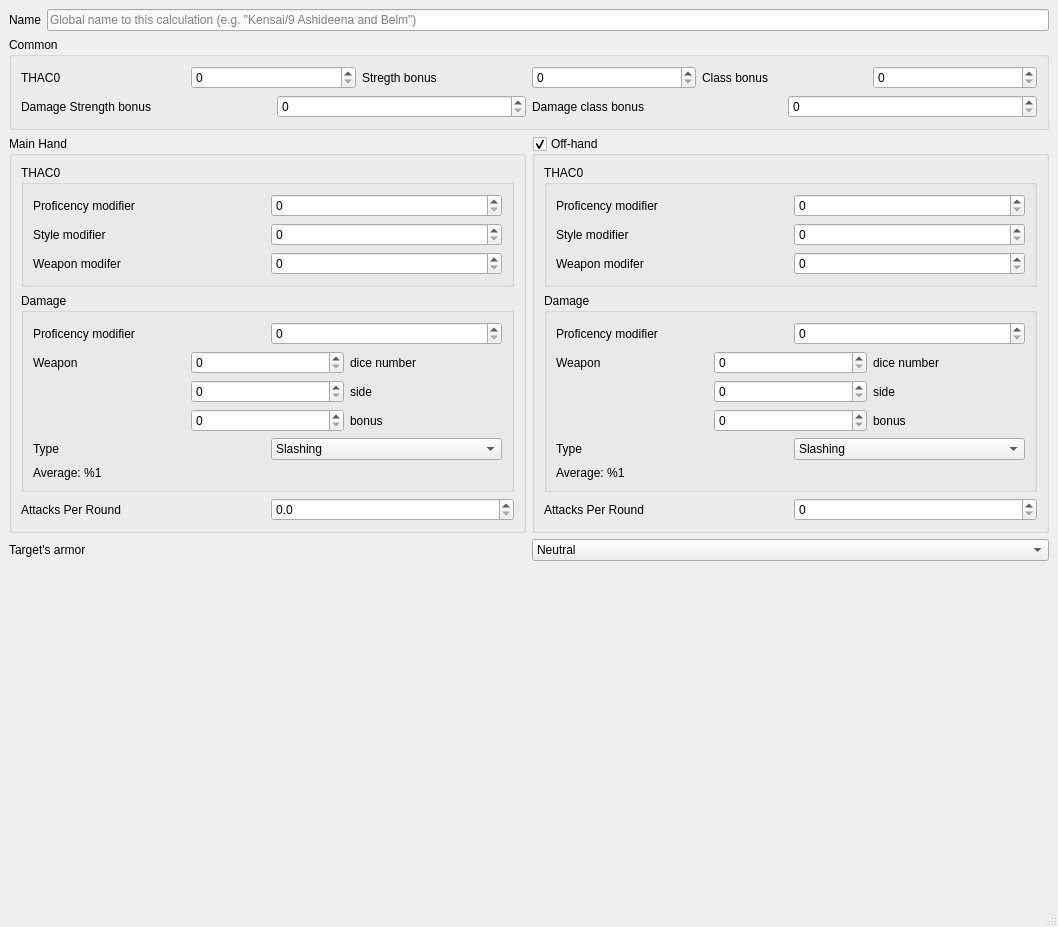
<?xml version="1.0" encoding="UTF-8"?>
<ui version="4.0">
 <class>MainWindow</class>
 <widget class="QMainWindow" name="MainWindow">
  <property name="geometry">
   <rect>
    <x>0</x>
    <y>0</y>
    <width>1058</width>
    <height>927</height>
   </rect>
  </property>
  <property name="windowTitle">
   <string>MainWindow</string>
  </property>
  <widget class="QWidget" name="centralwidget">
   <layout class="QVBoxLayout" name="verticalLayout_6">
    <item>
     <layout class="QHBoxLayout" name="horizontalLayout_2">
      <item>
       <widget class="QLabel" name="nameLabel">
        <property name="text">
         <string>Name</string>
        </property>
       </widget>
      </item>
      <item>
       <widget class="QLineEdit" name="name">
        <property name="placeholderText">
         <string>Global name to this calculation (e.g. &quot;Kensai/9 Ashideena and Belm&quot;)</string>
        </property>
       </widget>
      </item>
     </layout>
    </item>
    <item>
     <widget class="QGroupBox" name="commonGroup">
      <property name="title">
       <string>Common</string>
      </property>
      <layout class="QVBoxLayout" name="verticalLayout">
       <item>
        <layout class="QHBoxLayout" name="horizontalLayout">
         <item>
          <widget class="QLabel" name="baseThac0Label">
           <property name="text">
            <string>THAC0</string>
           </property>
          </widget>
         </item>
         <item>
          <widget class="QSpinBox" name="baseThac0"/>
         </item>
         <item>
          <widget class="QLabel" name="strengthThac0BonusLabel">
           <property name="text">
            <string>Stregth bonus</string>
           </property>
          </widget>
         </item>
         <item>
          <widget class="QSpinBox" name="strengthThac0Bonus"/>
         </item>
         <item>
          <widget class="QLabel" name="classThac0BonusLabel">
           <property name="text">
            <string>Class bonus</string>
           </property>
          </widget>
         </item>
         <item>
          <widget class="QSpinBox" name="classThac0Bonus"/>
         </item>
        </layout>
       </item>
       <item>
        <layout class="QHBoxLayout" name="horizontalLayout_3">
         <item>
          <widget class="QLabel" name="strengthDamageBonusLabel">
           <property name="text">
            <string>Damage Strength bonus</string>
           </property>
          </widget>
         </item>
         <item>
          <widget class="QSpinBox" name="strengthDamageBonus"/>
         </item>
         <item>
          <widget class="QLabel" name="classDamageBonusLabel">
           <property name="text">
            <string>Damage class bonus</string>
           </property>
          </widget>
         </item>
         <item>
          <widget class="QSpinBox" name="classDamageBonus"/>
         </item>
        </layout>
       </item>
      </layout>
     </widget>
    </item>
    <item>
     <layout class="QHBoxLayout" name="horizontalLayout_8">
      <item>
       <widget class="QGroupBox" name="mainHandGroup">
        <property name="title">
         <string>Main Hand</string>
        </property>
        <layout class="QVBoxLayout" name="verticalLayout_4">
         <item>
          <widget class="QGroupBox" name="mainHandThac0Group">
           <property name="title">
            <string>THAC0</string>
           </property>
           <layout class="QGridLayout" name="gridLayout_4">
            <item row="0" column="0">
             <widget class="QLabel" name="proficiencyThac0Modifier1Label">
              <property name="text">
               <string>Proficency modifier</string>
              </property>
             </widget>
            </item>
            <item row="0" column="1">
             <widget class="QSpinBox" name="proficiencyThac0Modifier1"/>
            </item>
            <item row="1" column="0">
             <widget class="QLabel" name="styleModifier1Label">
              <property name="text">
               <string>Style modifier</string>
              </property>
             </widget>
            </item>
            <item row="1" column="1">
             <widget class="QSpinBox" name="styleModifier1"/>
            </item>
            <item row="2" column="0">
             <widget class="QLabel" name="weaponThac0Modifier1Label">
              <property name="text">
               <string>Weapon modifer</string>
              </property>
             </widget>
            </item>
            <item row="2" column="1">
             <widget class="QSpinBox" name="weaponThac0Modifier1"/>
            </item>
           </layout>
          </widget>
         </item>
         <item>
          <widget class="QGroupBox" name="mainHandDamageGroup">
           <property name="title">
            <string>Damage</string>
           </property>
           <layout class="QVBoxLayout" name="verticalLayout_2">
            <item>
             <layout class="QHBoxLayout" name="horizontalLayout_4">
              <item>
               <widget class="QLabel" name="proficiencyDamageModifier1Label">
                <property name="text">
                 <string>Proficency modifier</string>
                </property>
               </widget>
              </item>
              <item>
               <widget class="QSpinBox" name="proficiencyDamageModifier1"/>
              </item>
             </layout>
            </item>
            <item>
             <layout class="QGridLayout" name="gridLayout">
              <item row="0" column="0">
               <widget class="QLabel" name="weaponDamageDice1Label">
                <property name="text">
                 <string>Weapon</string>
                </property>
               </widget>
              </item>
              <item row="0" column="1">
               <widget class="QSpinBox" name="weaponDamageDiceNumber1"/>
              </item>
              <item row="0" column="2">
               <widget class="QLabel" name="weaponDamageDiceNumber1Label">
                <property name="text">
                 <string>dice number</string>
                </property>
               </widget>
              </item>
              <item row="1" column="1">
               <widget class="QSpinBox" name="weaponDamageDiceSide1"/>
              </item>
              <item row="1" column="2">
               <widget class="QLabel" name="weaponDamageDiceSide1Label">
                <property name="text">
                 <string>side</string>
                </property>
               </widget>
              </item>
              <item row="2" column="1">
               <widget class="QSpinBox" name="weaponDamageDiceBonus1"/>
              </item>
              <item row="2" column="2">
               <widget class="QLabel" name="weaponDamageDiceBonus1Label">
                <property name="text">
                 <string>bonus</string>
                </property>
               </widget>
              </item>
             </layout>
            </item>
            <item>
             <layout class="QHBoxLayout" name="horizontalLayout_5">
              <item>
               <widget class="QLabel" name="damageType1Label">
                <property name="text">
                 <string>Type</string>
                </property>
               </widget>
              </item>
              <item>
               <widget class="QComboBox" name="damageType1">
                <item>
                 <property name="text">
                  <string>Slashing</string>
                 </property>
                </item>
                <item>
                 <property name="text">
                  <string>Piercing</string>
                 </property>
                </item>
                <item>
                 <property name="text">
                  <string>Crushing</string>
                 </property>
                </item>
                <item>
                 <property name="text">
                  <string>Missile</string>
                 </property>
                </item>
               </widget>
              </item>
             </layout>
            </item>
            <item>
             <widget class="QLabel" name="damageDetail1">
              <property name="text">
               <string>Average: %1</string>
              </property>
             </widget>
            </item>
           </layout>
          </widget>
         </item>
         <item>
          <layout class="QHBoxLayout" name="horizontalLayout_10">
           <item>
            <widget class="QLabel" name="attacksPerRound1Label">
             <property name="text">
              <string>Attacks Per Round</string>
             </property>
            </widget>
           </item>
           <item>
            <widget class="QDoubleSpinBox" name="attacksPerRound1">
             <property name="decimals">
              <number>1</number>
             </property>
             <property name="maximum">
              <double>10.000000000000000</double>
             </property>
             <property name="singleStep">
              <double>0.500000000000000</double>
             </property>
            </widget>
           </item>
          </layout>
         </item>
        </layout>
       </widget>
      </item>
      <item>
       <widget class="QGroupBox" name="offHandGroup">
        <property name="title">
         <string>Off-hand</string>
        </property>
        <property name="checkable">
         <bool>true</bool>
        </property>
        <layout class="QVBoxLayout" name="verticalLayout_5">
         <item>
          <widget class="QGroupBox" name="offHandThac0Group">
           <property name="title">
            <string>THAC0</string>
           </property>
           <layout class="QGridLayout" name="gridLayout_3">
            <item row="0" column="0">
             <widget class="QLabel" name="proficiencyThac0Modifier2Label">
              <property name="text">
               <string>Proficency modifier</string>
              </property>
             </widget>
            </item>
            <item row="0" column="1">
             <widget class="QSpinBox" name="proficiencyThac0Modifier2"/>
            </item>
            <item row="1" column="0">
             <widget class="QLabel" name="styleModifier2Label">
              <property name="text">
               <string>Style modifier</string>
              </property>
             </widget>
            </item>
            <item row="1" column="1">
             <widget class="QSpinBox" name="styleModifier2"/>
            </item>
            <item row="2" column="0">
             <widget class="QLabel" name="weaponThac0Modifier2Label">
              <property name="text">
               <string>Weapon modifer</string>
              </property>
             </widget>
            </item>
            <item row="2" column="1">
             <widget class="QSpinBox" name="weaponThac0Modifier2"/>
            </item>
           </layout>
          </widget>
         </item>
         <item>
          <widget class="QGroupBox" name="offHandDamageGroup">
           <property name="title">
            <string>Damage</string>
           </property>
           <layout class="QVBoxLayout" name="verticalLayout_3">
            <item>
             <layout class="QHBoxLayout" name="horizontalLayout_6">
              <item>
               <widget class="QLabel" name="proficiencyDamageModifier2Label">
                <property name="text">
                 <string>Proficency modifier</string>
                </property>
               </widget>
              </item>
              <item>
               <widget class="QSpinBox" name="proficiencyDamageModifier2"/>
              </item>
             </layout>
            </item>
            <item>
             <layout class="QGridLayout" name="gridLayout_2">
              <item row="0" column="0">
               <widget class="QLabel" name="weaponDamageDice2Label">
                <property name="text">
                 <string>Weapon</string>
                </property>
               </widget>
              </item>
              <item row="0" column="1">
               <widget class="QSpinBox" name="weaponDamageDiceNumber2"/>
              </item>
              <item row="0" column="2">
               <widget class="QLabel" name="weaponDamageDiceNumber2Label">
                <property name="text">
                 <string>dice number</string>
                </property>
               </widget>
              </item>
              <item row="1" column="1">
               <widget class="QSpinBox" name="weaponDamageDiceSide2"/>
              </item>
              <item row="1" column="2">
               <widget class="QLabel" name="weaponDamageDiceSide2Label">
                <property name="text">
                 <string>side</string>
                </property>
               </widget>
              </item>
              <item row="2" column="1">
               <widget class="QSpinBox" name="weaponDamageDiceBonus2"/>
              </item>
              <item row="2" column="2">
               <widget class="QLabel" name="weaponDamageDiceBonus2Label">
                <property name="text">
                 <string>bonus</string>
                </property>
               </widget>
              </item>
             </layout>
            </item>
            <item>
             <layout class="QHBoxLayout" name="horizontalLayout_7">
              <item>
               <widget class="QLabel" name="damageType2Label">
                <property name="text">
                 <string>Type</string>
                </property>
               </widget>
              </item>
              <item>
               <widget class="QComboBox" name="damageType2">
                <item>
                 <property name="text">
                  <string>Slashing</string>
                 </property>
                </item>
                <item>
                 <property name="text">
                  <string>Piercing</string>
                 </property>
                </item>
                <item>
                 <property name="text">
                  <string>Crushing</string>
                 </property>
                </item>
                <item>
                 <property name="text">
                  <string>Missile</string>
                 </property>
                </item>
               </widget>
              </item>
             </layout>
            </item>
            <item>
             <widget class="QLabel" name="damageDetail2">
              <property name="text">
               <string>Average: %1</string>
              </property>
             </widget>
            </item>
           </layout>
          </widget>
         </item>
         <item>
          <layout class="QHBoxLayout" name="horizontalLayout_11">
           <item>
            <widget class="QLabel" name="attacksPerRound2Label">
             <property name="text">
              <string>Attacks Per Round</string>
             </property>
            </widget>
           </item>
           <item>
            <widget class="QSpinBox" name="attacksPerRound2">
             <property name="maximum">
              <number>2</number>
             </property>
            </widget>
           </item>
          </layout>
         </item>
        </layout>
       </widget>
      </item>
     </layout>
    </item>
    <item>
     <layout class="QHBoxLayout" name="horizontalLayout_9">
      <item>
       <widget class="QLabel" name="label">
        <property name="text">
         <string>Target's armor</string>
        </property>
       </widget>
      </item>
      <item>
       <widget class="QComboBox" name="comboBox">
        <item>
         <property name="text">
          <string>Neutral</string>
         </property>
        </item>
        <item>
         <property name="text">
          <string>Leather</string>
         </property>
        </item>
        <item>
         <property name="text">
          <string>Studded Leather</string>
         </property>
        </item>
        <item>
         <property name="text">
          <string>Chain Mail</string>
         </property>
        </item>
        <item>
         <property name="text">
          <string>Splint Mail</string>
         </property>
        </item>
        <item>
         <property name="text">
          <string>Plate Mail</string>
         </property>
        </item>
        <item>
         <property name="text">
          <string>Full Plate Mail</string>
         </property>
        </item>
       </widget>
      </item>
     </layout>
    </item>
    <item>
     <spacer name="verticalSpacer">
      <property name="orientation">
       <enum>Qt::Vertical</enum>
      </property>
      <property name="sizeType">
       <enum>QSizePolicy::MinimumExpanding</enum>
      </property>
      <property name="sizeHint" stdset="0">
       <size>
        <width>10</width>
        <height>0</height>
       </size>
      </property>
     </spacer>
    </item>
   </layout>
  </widget>
  <widget class="QMenuBar" name="menubar">
   <property name="geometry">
    <rect>
     <x>0</x>
     <y>0</y>
     <width>1058</width>
     <height>25</height>
    </rect>
   </property>
  </widget>
  <widget class="QStatusBar" name="statusbar"/>
 </widget>
 <resources/>
 <connections/>
</ui>
